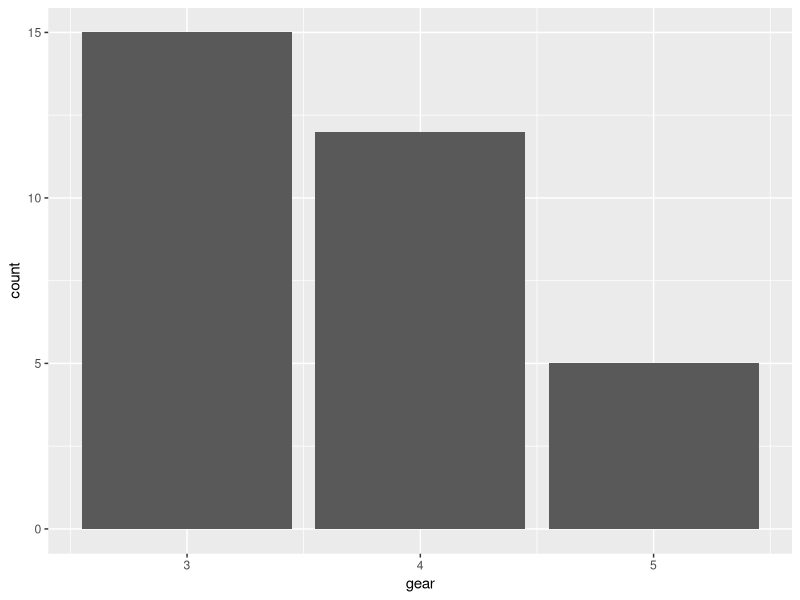

Source code (R): (Note: this script raises an error after producing the figure.)
## ---- chunk 1
knitr::opts_chunk$set(echo = TRUE)
## ---- chunk 2
R.utils::sourceDirectory(here::here("src", "functions"))
suppressMessages(library(tidyverse))
## ---- chunk 3

## ---- chunk 4
plot_x <- 
  mtcars |> 
  ggplot() +
  geom_bar(mapping = aes(x = gear)) 

ggplot2::ggsave(filename = here::here("report", "figs", "some_plot.png"),
                plot = plot_x,
                dpi = 300, 
                device = ragg::agg_png() 
                )
## ---- chunk 5
knitr::include_graphics(here::here("report", "figs", "some_plot.png"))
## ---- chunk 6
# including a logo
knitr::include_graphics(here::here("report", "figs", "some_plot.png"))
